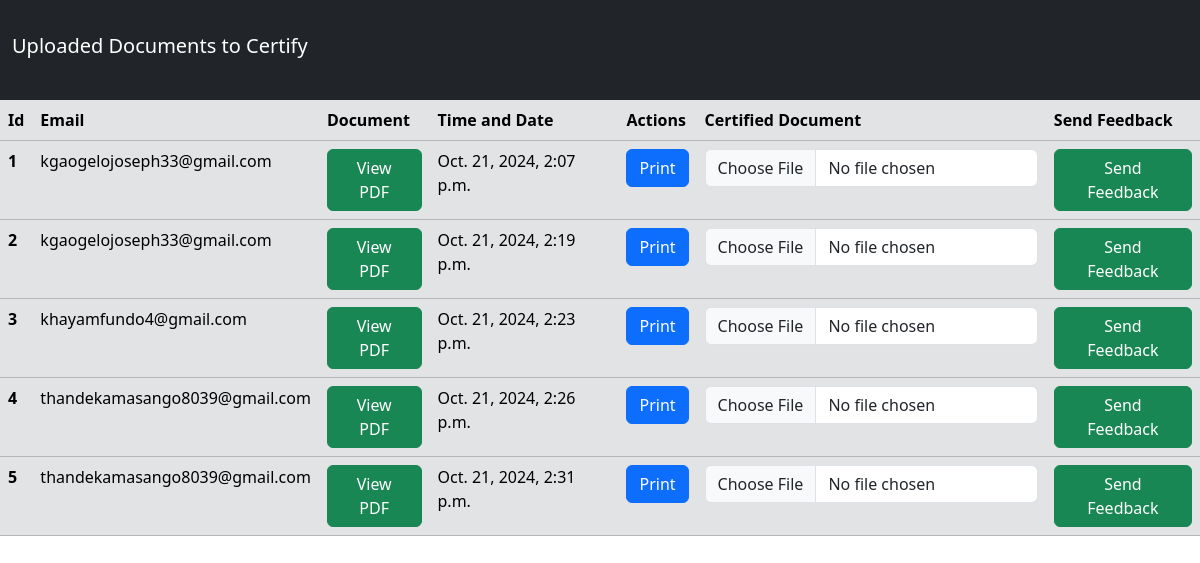
/home/, run on an earlier commit of the app's database.
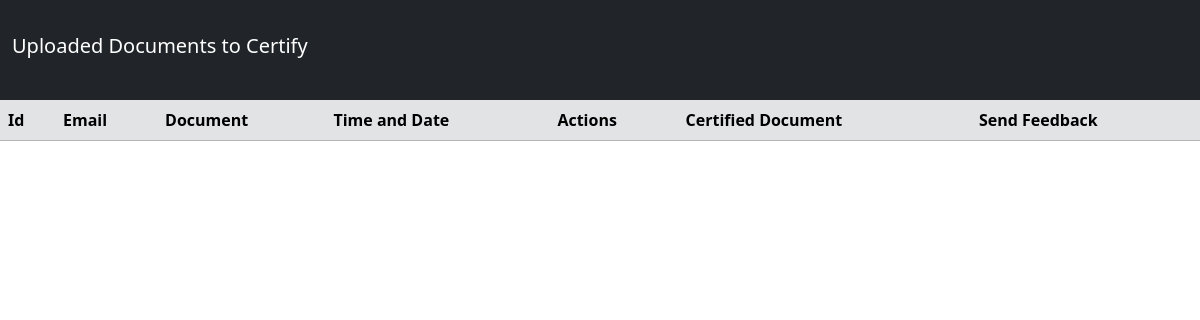
And on a later commit of the database.
### certierApp/models.py (models this page shows, shortened)
class userDocuments(models.Model):
    pdf=models.FileField(upload_to='pdfs/',verbose_name='Document',blank=True,null=True)
    image=models.ImageField(upload_to='images/',verbose_name='Document',blank=True,null=True)
    uploaded_at=models.DateTimeField(auto_now=True,blank=True,null=True)
    email = models.EmailField(verbose_name="Email",max_length=254,blank=True,null=True)
    address = models.CharField(max_length = 255, blank=True,null=True)

### certierApp/views.py (the view)
# urls.py: path('home/',views.home,name='home'),
def home(request):
    documents = userDocuments.objects.all()
    context = {
        'documents': documents
    }
    return render(request, 'index.html', context)

### certierApp/templates/index.html (shortened to what this page needs)
<!DOCTYPE html>
<html lang="en">
  <head>
    {% load static %}
    <link
      href="https://cdn.jsdelivr.net/npm/bootstrap@5.3.3/dist/css/bootstrap.min.css"
      rel="stylesheet"
    />
  </head>
  <body>
    <nav class="navbar navbar-dark bg-dark" style="height: 100px;">
      <div class="container-fluid">
        <h1 class="navbar-brand">Uploaded Documents to Certify</h1>
      </div>
    </nav>
    <table class="table table-secondary">
      <thead>
        <tr>
          <th scope="col">Id</th>
          <th scope="col">Email</th>
          <th scope="col">Document</th>
          <th scope="col">Time and Date</th>
          <th scope="col">Actions</th>
          <th scope="col">Certified Document</th>
          <th scope="col">Send Feedback</th>
        </tr>
      </thead>
      <tbody class="tbody tbody-secondary bg-secondary">
        {% for document in documents %}
        <form action="{% url 'upload_certified_document' %}" method="POST" enctype="multipart/form-data">
        <tr>
            <th scope="row">{{ document.id }}</th>
            <td>{{ document.email }}</td>
            <td>
                {% if document.pdf %}
                <a href="{{ document.pdf.url }}" class="btn btn-outlined btn-success" target="_blank">View PDF</a>
                {% else %} No PDF {% endif %}
            </td>
            <td>{{ document.uploaded_at }}</td>
            <td>
                {% if document.pdf %}
                <button class="btn btn-primary" onclick="printDocument('{{ document.pdf.url }}')">Print</button>
                {% endif %}
            </td>
            <td>
                    <input class="form-control" type="file" name="file" required />
            </td>
            <td>
                    <button class="btn btn-success" type="submit">Send Feedback</button></td>
        </tr>
      </form>
        {% endfor %}
    </tbody>
    </table>
  </body>
</html>

What changed in the data, as far as the page shows it:
removed userDocuments: id "1", email "kgaogelojoseph33@gmail.com", uploaded_at "Oct. 21, 2024, 2:07 p.m."
removed userDocuments: id "2", email "kgaogelojoseph33@gmail.com", uploaded_at "Oct. 21, 2024, 2:19 p.m."
removed userDocuments: id "3", email "khayamfundo4@gmail.com", uploaded_at "Oct. 21, 2024, 2:23 p.m."
removed userDocuments: id "4", email "thandekamasango8039@gmail.com", uploaded_at "Oct. 21, 2024, 2:26 p.m."
removed userDocuments: id "5", email "thandekamasango8039@gmail.com", uploaded_at "Oct. 21, 2024, 2:31 p.m."
